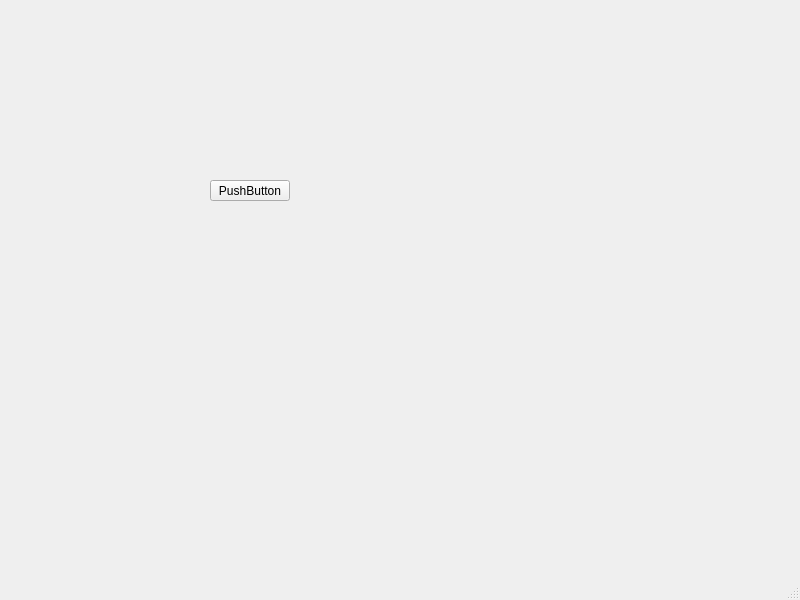
<?xml version="1.0" encoding="UTF-8"?>
<ui version="4.0">
 <class>MainWindow</class>
 <widget class="QMainWindow" name="MainWindow">
  <property name="geometry">
   <rect>
    <x>0</x>
    <y>0</y>
    <width>800</width>
    <height>600</height>
   </rect>
  </property>
  <property name="windowTitle">
   <string>MainWindow</string>
  </property>
  <widget class="QWidget" name="centralwidget">
   <widget class="QPushButton" name="pushButton">
    <property name="geometry">
     <rect>
      <x>210</x>
      <y>180</y>
      <width>80</width>
      <height>21</height>
     </rect>
    </property>
    <property name="text">
     <string>PushButton</string>
    </property>
   </widget>
  </widget>
  <widget class="QMenuBar" name="menubar">
   <property name="geometry">
    <rect>
     <x>0</x>
     <y>0</y>
     <width>800</width>
     <height>20</height>
    </rect>
   </property>
  </widget>
  <widget class="QStatusBar" name="statusbar"/>
 </widget>
 <resources/>
 <connections/>
</ui>
